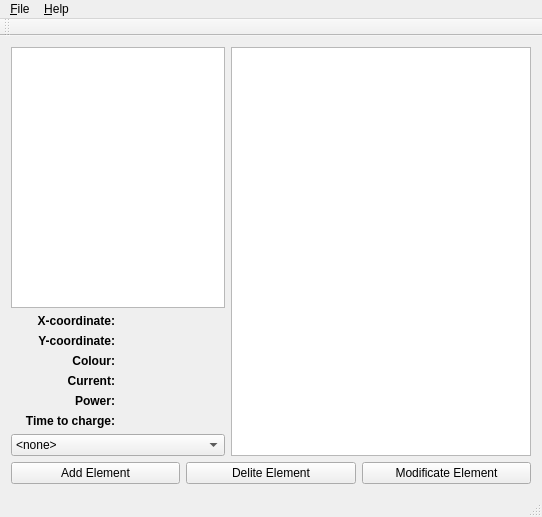
<?xml version="1.0" encoding="UTF-8"?>
<ui version="4.0">
 <class>MainWindow</class>
 <widget class="QMainWindow" name="MainWindow">
  <property name="geometry">
   <rect>
    <x>0</x>
    <y>0</y>
    <width>542</width>
    <height>517</height>
   </rect>
  </property>
  <property name="windowTitle">
   <string>MainWindow</string>
  </property>
  <widget class="QWidget" name="centralWidget">
   <layout class="QVBoxLayout" name="verticalLayout_5">
    <item>
     <layout class="QGridLayout" name="gridLayout">
      <item row="0" column="0">
       <layout class="QVBoxLayout" name="verticalLayout_2">
        <item>
         <widget class="QGraphicsView" name="elementSVG">
          <property name="sizePolicy">
           <sizepolicy hsizetype="Expanding" vsizetype="Preferred">
            <horstretch>0</horstretch>
            <verstretch>0</verstretch>
           </sizepolicy>
          </property>
          <property name="minimumSize">
           <size>
            <width>150</width>
            <height>150</height>
           </size>
          </property>
          <property name="maximumSize">
           <size>
            <width>300</width>
            <height>300</height>
           </size>
          </property>
         </widget>
        </item>
        <item>
         <layout class="QGridLayout" name="gridLayout_3">
          <item row="2" column="0">
           <widget class="QLabel" name="colourLabel">
            <property name="sizePolicy">
             <sizepolicy hsizetype="Preferred" vsizetype="Fixed">
              <horstretch>0</horstretch>
              <verstretch>0</verstretch>
             </sizepolicy>
            </property>
            <property name="font">
             <font>
              <weight>75</weight>
              <bold>true</bold>
             </font>
            </property>
            <property name="text">
             <string>Colour:</string>
            </property>
            <property name="alignment">
             <set>Qt::AlignRight|Qt::AlignTrailing|Qt::AlignVCenter</set>
            </property>
           </widget>
          </item>
          <item row="0" column="1" rowspan="6">
           <widget class="QLabel" name="characteristicLabel">
            <property name="font">
             <font>
              <family>Arial</family>
              <pointsize>19</pointsize>
              <stylestrategy>PreferDefault</stylestrategy>
             </font>
            </property>
            <property name="lineWidth">
             <number>1</number>
            </property>
            <property name="text">
             <string/>
            </property>
            <property name="alignment">
             <set>Qt::AlignLeading|Qt::AlignLeft|Qt::AlignTop</set>
            </property>
           </widget>
          </item>
          <item row="1" column="0">
           <widget class="QLabel" name="yCoordinateLabel">
            <property name="sizePolicy">
             <sizepolicy hsizetype="Preferred" vsizetype="Fixed">
              <horstretch>0</horstretch>
              <verstretch>0</verstretch>
             </sizepolicy>
            </property>
            <property name="font">
             <font>
              <weight>75</weight>
              <bold>true</bold>
             </font>
            </property>
            <property name="text">
             <string>Y-coordinate:</string>
            </property>
            <property name="alignment">
             <set>Qt::AlignRight|Qt::AlignTrailing|Qt::AlignVCenter</set>
            </property>
           </widget>
          </item>
          <item row="4" column="0">
           <widget class="QLabel" name="powerLabel">
            <property name="sizePolicy">
             <sizepolicy hsizetype="Preferred" vsizetype="Fixed">
              <horstretch>0</horstretch>
              <verstretch>0</verstretch>
             </sizepolicy>
            </property>
            <property name="font">
             <font>
              <weight>75</weight>
              <bold>true</bold>
             </font>
            </property>
            <property name="text">
             <string>Power:</string>
            </property>
            <property name="alignment">
             <set>Qt::AlignRight|Qt::AlignTrailing|Qt::AlignVCenter</set>
            </property>
           </widget>
          </item>
          <item row="5" column="0">
           <widget class="QLabel" name="timeLabel">
            <property name="sizePolicy">
             <sizepolicy hsizetype="Preferred" vsizetype="Fixed">
              <horstretch>0</horstretch>
              <verstretch>0</verstretch>
             </sizepolicy>
            </property>
            <property name="font">
             <font>
              <weight>75</weight>
              <bold>true</bold>
             </font>
            </property>
            <property name="text">
             <string>Time to charge:</string>
            </property>
            <property name="alignment">
             <set>Qt::AlignRight|Qt::AlignTrailing|Qt::AlignVCenter</set>
            </property>
           </widget>
          </item>
          <item row="0" column="0">
           <widget class="QLabel" name="xCoordinateLabel">
            <property name="sizePolicy">
             <sizepolicy hsizetype="Preferred" vsizetype="Fixed">
              <horstretch>0</horstretch>
              <verstretch>0</verstretch>
             </sizepolicy>
            </property>
            <property name="font">
             <font>
              <weight>75</weight>
              <bold>true</bold>
             </font>
            </property>
            <property name="text">
             <string>X-coordinate:</string>
            </property>
            <property name="alignment">
             <set>Qt::AlignRight|Qt::AlignTrailing|Qt::AlignVCenter</set>
            </property>
           </widget>
          </item>
          <item row="3" column="0">
           <widget class="QLabel" name="currentLabel">
            <property name="sizePolicy">
             <sizepolicy hsizetype="Preferred" vsizetype="Fixed">
              <horstretch>0</horstretch>
              <verstretch>0</verstretch>
             </sizepolicy>
            </property>
            <property name="font">
             <font>
              <weight>75</weight>
              <bold>true</bold>
             </font>
            </property>
            <property name="text">
             <string>Current:</string>
            </property>
            <property name="alignment">
             <set>Qt::AlignRight|Qt::AlignTrailing|Qt::AlignVCenter</set>
            </property>
           </widget>
          </item>
         </layout>
        </item>
        <item>
         <widget class="QComboBox" name="elementsComboBox">
          <item>
           <property name="text">
            <string>&lt;none&gt;</string>
           </property>
          </item>
         </widget>
        </item>
       </layout>
      </item>
      <item row="0" column="1">
       <widget class="QGraphicsView" name="mainSVG">
        <property name="minimumSize">
         <size>
          <width>300</width>
          <height>0</height>
         </size>
        </property>
       </widget>
      </item>
     </layout>
    </item>
    <item>
     <layout class="QHBoxLayout" name="horizontalLayout">
      <item>
       <widget class="QPushButton" name="pushButton_add">
        <property name="text">
         <string>Add Element</string>
        </property>
       </widget>
      </item>
      <item>
       <widget class="QPushButton" name="pushButton_delite">
        <property name="text">
         <string>Delite Element</string>
        </property>
       </widget>
      </item>
      <item>
       <widget class="QPushButton" name="pushButton_mofificate">
        <property name="text">
         <string>Modificate Element</string>
        </property>
       </widget>
      </item>
     </layout>
    </item>
   </layout>
  </widget>
  <widget class="QMenuBar" name="menuBar">
   <property name="geometry">
    <rect>
     <x>0</x>
     <y>0</y>
     <width>542</width>
     <height>22</height>
    </rect>
   </property>
   <widget class="QMenu" name="menuFile">
    <property name="title">
     <string>&amp;File</string>
    </property>
    <addaction name="action_New"/>
    <addaction name="action_Open"/>
    <addaction name="action_Save"/>
    <addaction name="separator"/>
    <addaction name="actionClear"/>
   </widget>
   <widget class="QMenu" name="menuAbout">
    <property name="title">
     <string>&amp;Help</string>
    </property>
    <addaction name="actionAuthor"/>
    <addaction name="action_QT"/>
   </widget>
   <addaction name="menuFile"/>
   <addaction name="menuAbout"/>
  </widget>
  <widget class="QToolBar" name="mainToolBar">
   <attribute name="toolBarArea">
    <enum>TopToolBarArea</enum>
   </attribute>
   <attribute name="toolBarBreak">
    <bool>false</bool>
   </attribute>
  </widget>
  <widget class="QStatusBar" name="statusBar"/>
  <action name="action_QT">
   <property name="checkable">
    <bool>false</bool>
   </property>
   <property name="enabled">
    <bool>true</bool>
   </property>
   <property name="text">
    <string>About QT</string>
   </property>
  </action>
  <action name="actionAuthor">
   <property name="enabled">
    <bool>true</bool>
   </property>
   <property name="text">
    <string>About programm</string>
   </property>
  </action>
  <action name="action_Open">
   <property name="text">
    <string>&amp;Open</string>
   </property>
  </action>
  <action name="action_Save">
   <property name="text">
    <string>&amp;Save</string>
   </property>
  </action>
  <action name="action_New">
   <property name="text">
    <string>&amp;New</string>
   </property>
  </action>
  <action name="actionClear">
   <property name="text">
    <string>Clear</string>
   </property>
  </action>
 </widget>
 <layoutdefault spacing="6" margin="11"/>
 <resources/>
 <connections/>
</ui>
